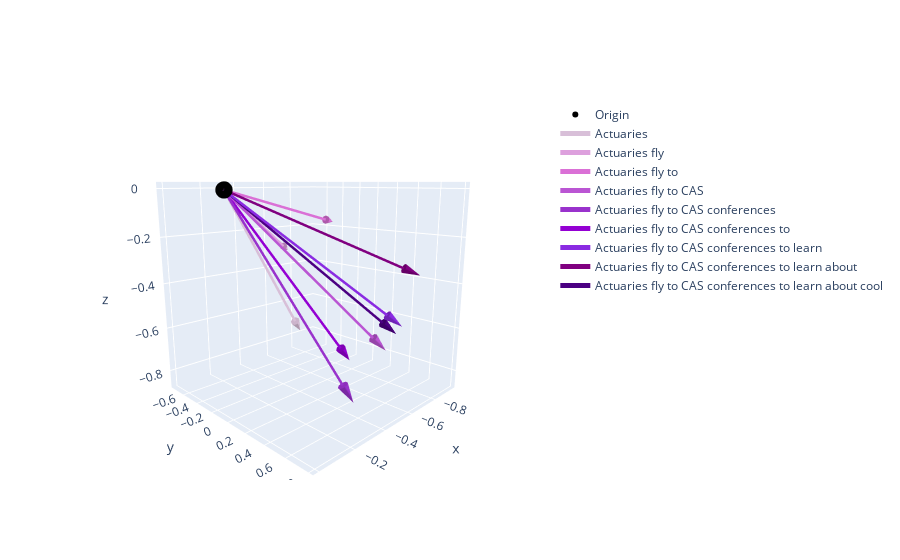

The notebook cell saved with this chart:
### Code cell
# Notice how adding 'CAS' drastically shifts the embedding. You can experiment with adding unexpected words and seeing how the embedding changes.

graph

### Figure 1 — Plotly figure (JSON) as saved in the notebook; plotly's stock layout.template omitted (floating-point values rounded to 4 significant figures)
{"data": [{"marker": {"color": "black", "size": 6, "symbol": "circle"}, "mode": "markers", "name": "Origin", "type": "scatter3d", "x": [0], "y": [0], "z": [0]}, {"line": {"color": "#D8BFD8", "width": 5}, "mode": "lines", "name": "Actuaries", "type": "scatter3d", "x": [0, -0.6237], "y": [0, -0.4166], "z": [0, -0.6614]}, {"colorscale": [[0, "#D8BFD8"], [1, "#D8BFD8"]], "hoverinfo": "none", "showscale": false, "sizemode": "scaled", "sizeref": 0.1, "type": "cone", "u": [-0.6237], "v": [-0.4166], "w": [-0.6614], "x": [-0.6237], "y": [-0.4166], "z": [-0.6614]}, {"line": {"color": "#DDA0DD", "width": 5}, "mode": "lines", "name": "Actuaries fly", "type": "scatter3d", "x": [0, -0.6824], "y": [0, -0.6678], "z": [0, -0.2974]}, {"colorscale": [[0, "#DDA0DD"], [1, "#DDA0DD"]], "hoverinfo": "none", "showscale": false, "sizemode": "scaled", "sizeref": 0.1, "type": "cone", "u": [-0.6824], "v": [-0.6678], "w": [-0.2974], "x": [-0.6824], "y": [-0.6678], "z": [-0.2974]}, {"line": {"color": "#DA70D6", "width": 5}, "mode": "lines", "name": "Actuaries fly to", "type": "scatter3d", "x": [0, -0.8849], "y": [0, -0.4361], "z": [0, -0.1636]}, {"colorscale": [[0, "#DA70D6"], [1, "#DA70D6"]], "hoverinfo": "none", "showscale": false, "sizemode": "scaled", "sizeref": 0.1, "type": "cone", "u": [-0.8849], "v": [-0.4361], "w": [-0.1636], "x": [-0.8849], "y": [-0.4361], "z": [-0.1636]}, {"line": {"color": "#BA55D3", "width": 5}, "mode": "lines", "name": "Actuaries fly to CAS", "type": "scatter3d", "x": [0, -0.6124], "y": [0, 0.4836], "z": [0, -0.6254]}, {"colorscale": [[0, "#BA55D3"], [1, "#BA55D3"]], "hoverinfo": "none", "showscale": false, "sizemode": "scaled", "sizeref": 0.1, "type": "cone", "u": [-0.6124], "v": [0.4836], "w": [-0.6254], "x": [-0.6124], "y": [0.4836], "z": [-0.6254]}, {"line": {"color": "#9932CC", "width": 5}, "mode": "lines", "name": "Actuaries fly to CAS conferences", "type": "scatter3d", "x": [0, -0.3938], "y": [0, 0.4864], "z": [0, -0.7799]}, {"colorscale": [[0, "#9932CC"], [1, "#9932CC"]], "hoverinfo": "none", "showscale": false, "sizemode": "scaled", "sizeref": 0.1, "type": "cone", "u": [-0.3938], "v": [0.4864], "w": [-0.7799], "x": [-0.3938], "y": [0.4864], "z": [-0.7799]}, {"line": {"color": "#9400D3", "width": 5}, "mode": "lines", "name": "Actuaries fly to CAS conferences to", "type": "scatter3d", "x": [0, -0.6636], "y": [0, 0.0827], "z": [0, -0.7435]}, {"colorscale": [[0, "#9400D3"], [1, "#9400D3"]], "hoverinfo": "none", "showscale": false, "sizemode": "scaled", "sizeref": 0.1, "type": "cone", "u": [-0.6636], "v": [0.0827], "w": [-0.7435], "x": [-0.6636], "y": [0.0827], "z": [-0.7435]}, {"line": {"color": "#8A2BE2", "width": 5}, "mode": "lines", "name": "Actuaries fly to CAS conferences to learn", "type": "scatter3d", "x": [0, -0.5549], "y": [0, 0.6715], "z": [0, -0.491]}, {"colorscale": [[0, "#8A2BE2"], [1, "#8A2BE2"]], "hoverinfo": "none", "showscale": false, "sizemode": "scaled", "sizeref": 0.1, "type": "cone", "u": [-0.5549], "v": [0.6715], "w": [-0.491], "x": [-0.5549], "y": [0.6715], "z": [-0.491]}, {"line": {"color": "#800080", "width": 5}, "mode": "lines", "name": "Actuaries fly to CAS conferences to learn about", "type": "scatter3d", "x": [0, -0.6323], "y": [0, 0.7113], "z": [0, -0.307]}, {"colorscale": [[0, "#800080"], [1, "#800080"]], "hoverinfo": "none", "showscale": false, "sizemode": "scaled", "sizeref": 0.1, "type": "cone", "u": [-0.6323], "v": [0.7113], "w": [-0.307], "x": [-0.6323], "y": [0.7113], "z": [-0.307]}, {"line": {"color": "#4B0082", "width": 5}, "mode": "lines", "name": "Actuaries fly to CAS conferences to learn about cool", "type": "scatter3d", "x": [0, -0.6236], "y": [0, 0.5554], "z": [0, -0.5501]}, {"colorscale": [[0, "#4B0082"], [1, "#4B0082"]], "hoverinfo": "none", "showscale": false, "sizemode": "scaled", "sizeref": 0.1, "type": "cone", "u": [-0.6236], "v": [0.5554], "w": [-0.5501], "x": [-0.6236], "y": [0.5554], "z": [-0.5501]}], "layout": {"scene": {"aspectmode": "cube", "camera": {"center": {"x": 0, "y": 0, "z": 0}, "eye": {"x": 1.5, "y": 1.5, "z": 0.5}, "up": {"x": 0, "y": 0, "z": 1}}}}}
